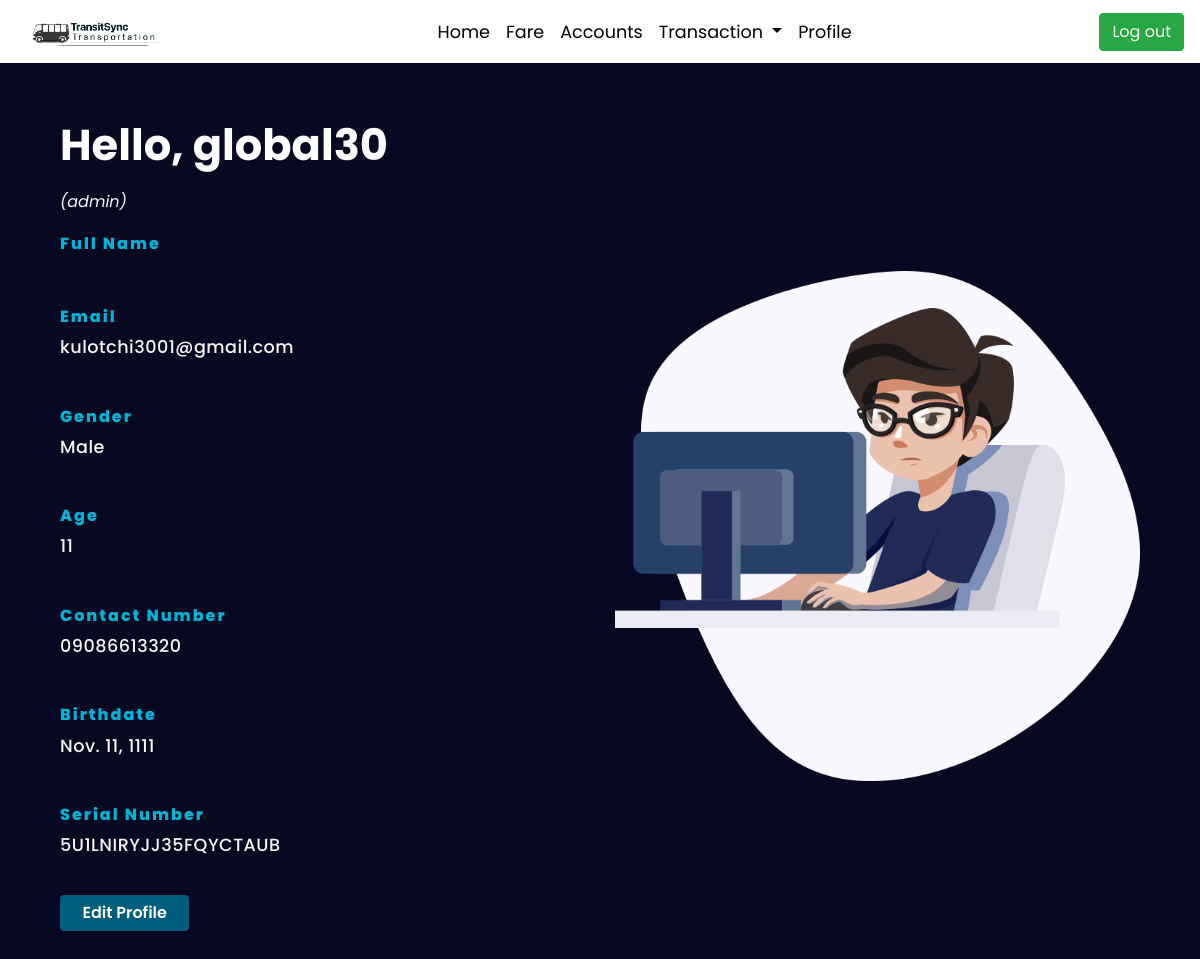
The app's page /profile/global30 (signed in) with its own data.
### users/models.py (models this page shows, shortened)
class CustomUser(AbstractUser):
    STATUS = (
        ('PWD', 'PWD'),
        ('Student', 'Student'),
        ('National Athlete', 'National Athlete'),
        ('Senior', 'Senior'),
        ('Ordinary', 'Ordinary')
    )
    GENDER = (
        ('M', 'Male'),
        ('F', 'Female'),
        ('LGBTQ+', 'Others')
    )
    carType =(
        ('PUJ', 'PUJ'),
        ('Modernized PUJ', 'Modernized PUJ'),
        ('AirConditioned PUJ', 'AirConditioned PUJ'),
        ('Regular Bus', 'Regular Bus'),
        ('Modernized Bus', 'Modernized Bus'),
    )
    email = models.EmailField(unique=True)
    middle_name = models.CharField(max_length=50, blank= True, null=True)
    status = models.CharField(max_length=100, choices=STATUS, default='Ordinary')
    gender = models.CharField(max_length=100, choices=GENDER,null=True, blank=False)
    age= models.PositiveIntegerField(null=True, blank=True)
    birthDate = models.DateField(null=True, blank=True)
    contactNumber= models.CharField(max_length=11, null=True, blank=True)
    emergencyContact= models.CharField(max_length=11,null=True, blank=True)
    contactPerson= models.CharField(max_length=100, null=True, blank=True)
    userSN= models.CharField(max_length=100, null=True, blank=True)
    balance= models.FloatField(null=True, blank=True)
    DPA= models.BooleanField(default=False)
    graduation = models.DateField(null=True, blank=True)
    validID = models.ImageField(upload_to="valid_ids/", null=True, blank=True)
    QR = models.ImageField(upload_to="qrs/", null=True, blank=True)
    verified = models.BooleanField(default=False, null=True, blank= True)
    UserGroup = models.CharField(max_length=100, null=True, blank=True)
    TransportationType = models.CharField(max_length=100,choices= carType, null=True, blank=True, default='PUJ')

### users/views.py (the view, shortened to what this page needs)
# urls.py: path('profile/<username>', views.profile, name='profile'),
@login_required
def profile(request, username):
    user = get_user_model().objects.filter(username=username).first()
    if user:
        form = UserUpdateForm(instance=user)
        return render(request, 'profile.html', context={'form': form})

### users/templates/profile.html (shortened to what this page needs)
{% extends "header.html" %}
{% load crispy_forms_tags %}
{% load static %}
{% block content %}
<!DOCTYPE html>
<html lang="en">
<head>
    <link rel="stylesheet" href="https://cdn.jsdelivr.net/npm/bootstrap@4.6.0/dist/css/bootstrap.min.css"
>
    <link href="{% static 'fontawesomefree/css/all.min.css' %}" rel="stylesheet" type="text/css">
</head>
<body>
    <section class="about py-4">
        <div class="row align-items-center container my-5 mx-auto">
            <div class="text text-light col-lg-6 col-md-6 col-12 w-50 pt-5 pb-5">
                <h2>Hello, {{ form.instance.username }}</h2>
                {% if form.instance.UserGroup == "user" %}
                    <p>(commuter)</p>
                {% else %}
                    {% if user.is_staff %}
                        <em>(admin)</em>
                    {% else %}
                        ({{ form.instance.UserGroup }})
                    {% endif %}
                {% endif %}
                <h6>Full Name</h6>
                <h6>Email</h6>
                <p>{{ form.instance.email }}</p>
                <h6>Gender</h6>
                <p>{{ form.instance.get_gender_display }}</p>
                <h6>Age</h6>
                <p>{{ form.instance.age }}</p>
                <h6>Contact Number</h6>
                <p>{{ form.instance.contactNumber }}</p>
                <h6>Birthdate</h6>
                <p>{{ form.instance.birthDate }}</p>
                <h6>Serial Number</h6>
                <p>{{ form.instance.userSN }}</p>
            <button id="edit-profile-btn" class="btn btn-outline-info" data-toggle="modal" data-target="#modalLoginForm">Edit Profile</button>
        </div>
            <div class="img col-lg-6 col-md-6 col-12 w-50 pt-5 pb-5">
                <img class="img-fluid" src="{% static 'images/home-right.webp' %}">
            </div>
        </div>
    </section>
</body>
{% endblock content %}

### Website/templates/navbar.html (style rules this page uses)
* { margin: 0; padding: 0; box-sizing: border-box; font-family: "Poppins", sans-serif; }

### users/templates/profile.html (style rules this page uses)
* { margin: 0; padding: 0; box-sizing: border-box; font-family: "Poppins", sans-serif; }
.about { background: #070821; }
.about .text { display: flex; flex-direction: column; justify-content: flex-start; align-items: flex-start; margin: auto; }
.about .text h6 { color: #00B4D8; padding-top: 20px; font-weight: 800; font-size: 1rem; letter-spacing: 2px; }
.about .text h2 { color: #ffffff; font-weight: 700; font-size: 2.7rem; padding-bottom: 10px; }
.about .text p { color: #F7F5F4; font-weight: 500; font-size: 1.1rem; letter-spacing: 0.5px; padding-bottom: 10px; }
.about .text button { border: none; color: #fff; background-color: #005d7c; font-weight: 600; margin-top: 10px; padding: 0.4rem 1.4rem; }

### records on screen
CustomUser: instance.username "global30", instance.email "kulotchi3001@gmail.com", instance.gender "Male", instance.age "11", instance.contactNumber "09086613320", instance.birthDate "Nov. 11, 1111", instance.userSN "5U1LNIRYJJ35FQYCTAUB"
